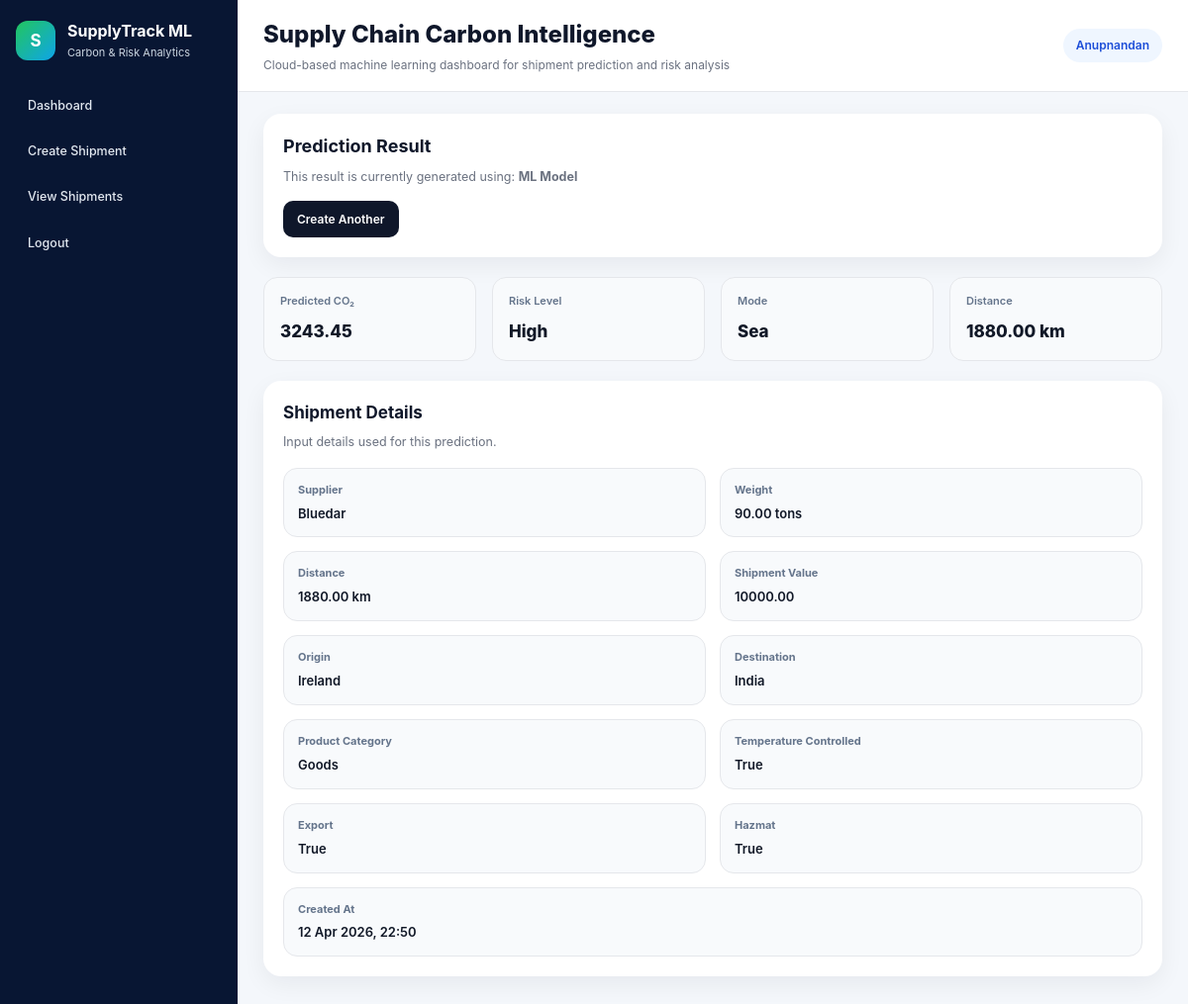
Screenshot of /predictions/6/ (signed in) with the database file from the repository.
### shipments/models.py (models this page shows, shortened)
class Shipment(models.Model):
    TRANSPORT_MODE_CHOICES = [
        ("road", "Road"),
        ("sea", "Sea"),
        ("rail", "Rail"),
        ("air", "Air"),
    ]
    RISK_LEVEL_CHOICES = [
        ("Low", "Low"),
        ("Medium", "Medium"),
        ("High", "High"),
    ]
    supplier_name = models.CharField(max_length=150)
    transport_mode = models.CharField(max_length=20, choices=TRANSPORT_MODE_CHOICES)
    weight_tons = models.DecimalField(max_digits=10, decimal_places=2)
    distance_km = models.DecimalField(max_digits=10, decimal_places=2)
    shipment_value = models.DecimalField(max_digits=12, decimal_places=2, default=10000.00)
    origin_region = models.CharField(max_length=100)
    destination_region = models.CharField(max_length=100)
    product_category = models.CharField(max_length=100, blank=True)
    is_temp_controlled = models.BooleanField(default=False)
    is_export = models.BooleanField(default=False)
    is_hazmat = models.BooleanField(default=False)
    predicted_co2 = models.DecimalField(max_digits=12, decimal_places=2, null=True, blank=True)
    risk_level = models.CharField(max_length=20, choices=RISK_LEVEL_CHOICES, blank=True)
    created_by = models.ForeignKey(
        settings.AUTH_USER_MODEL,
        on_delete=models.CASCADE,
        related_name="shipments",
    )
    created_at = models.DateTimeField(auto_now_add=True)
    class Meta:
        ordering = ["-created_at"]

### predictions/views.py (the view)
# urls.py: path("<int:shipment_id>/", prediction_result, name="prediction_result"),
@login_required
def prediction_result(request, shipment_id):
    if request.user.is_staff:
        shipment = get_object_or_404(Shipment, id=shipment_id)
    else:
        shipment = get_object_or_404(
            Shipment,
            id=shipment_id,
            created_by=request.user,
        )
    prediction_source = request.session.get("prediction_source", "ML Model")
    return render(
        request,
        "predictions/prediction_result.html",
        {
            "shipment": shipment,
            "prediction_source": prediction_source,
        },
    )

### templates/predictions/prediction_result.html (shortened to what this page needs)
{% extends "base.html" %}
{% block content %}
<section class="hero-card compact-hero">
    <div>
        <h2>Prediction Result</h2>
        <p>
            This result is currently generated using:
            <strong>{{ prediction_source }}</strong>
        </p>
    </div>
    <div class="hero-actions">
        <a href="{% url 'create_shipment' %}" class="primary-btn">Create Another</a>
    </div>
</section>
<section class="kpi-grid compact-grid">
    <div class="kpi-card compact-kpi">
        <span class="kpi-label">Predicted CO₂</span>
        <h3 class="kpi-value">{{ shipment.predicted_co2 }}</h3>
    </div>
    <div class="kpi-card compact-kpi">
        <span class="kpi-label">Risk Level</span>
        <h3 class="kpi-value">{{ shipment.risk_level }}</h3>
    </div>
    <div class="kpi-card compact-kpi">
        <span class="kpi-label">Mode</span>
        <h3 class="kpi-value">{{ shipment.get_transport_mode_display }}</h3>
    </div>
    <div class="kpi-card compact-kpi">
        <span class="kpi-label">Distance</span>
        <h3 class="kpi-value">{{ shipment.distance_km }} km</h3>
    </div>
</section>
<section class="content-card compact-card">
    <div class="section-header compact-header">
        <h2>Shipment Details</h2>
        <p>Input details used for this prediction.</p>
    </div>
    <div class="details-grid">
        <div class="detail-item">
            <span class="detail-label">Supplier</span>
            <span class="detail-value">{{ shipment.supplier_name }}</span>
        </div>
        <div class="detail-item">
            <span class="detail-label">Weight</span>
            <span class="detail-value">{{ shipment.weight_tons }} tons</span>
        </div>
        <div class="detail-item">
            <span class="detail-label">Distance</span>
            <span class="detail-value">{{ shipment.distance_km }} km</span>
        </div>
        <div class="detail-item">
            <span class="detail-label">Shipment Value</span>
            <span class="detail-value">{{ shipment.shipment_value }}</span>
        </div>
        <div class="detail-item">
            <span class="detail-label">Origin</span>
            <span class="detail-value">{{ shipment.origin_region }}</span>
        </div>
        <div class="detail-item">
            <span class="detail-label">Destination</span>
            <span class="detail-value">{{ shipment.destination_region }}</span>
        </div>
        <div class="detail-item">
            <span class="detail-label">Product Category</span>
            <span class="detail-value">{{ shipment.product_category|default:"N/A" }}</span>
        </div>
        <div class="detail-item">
            <span class="detail-label">Temperature Controlled</span>
            <span class="detail-value">{{ shipment.is_temp_controlled }}</span>
        </div>
        <div class="detail-item">
            <span class="detail-label">Export</span>
            <span class="detail-value">{{ shipment.is_export }}</span>
        </div>
        <div class="detail-item">
            <span class="detail-label">Hazmat</span>
            <span class="detail-value">{{ shipment.is_hazmat }}</span>
        </div>
        <div class="detail-item detail-item-wide">
            <span class="detail-label">Created At</span>
            <span class="detail-value">{{ shipment.created_at|date:"d M Y, H:i" }}</span>
        </div>
    </div>
</section>
{% endblock %}

### templates/base.html (shortened to what this page needs)
{% load static %}
<!DOCTYPE html>
<html lang="en">
<head>
    <link rel="stylesheet" href="{% static 'css/style.css' %}">
</head>
<body>
    <div class="app-shell">
        {% if user.is_authenticated %}
        <aside class="sidebar">
            <div class="sidebar-brand">
                <div class="brand-icon">S</div>
                <div>
                    <h2>SupplyTrack ML</h2>
                    <p>Carbon & Risk Analytics</p>
                </div>
            </div>
            <nav class="sidebar-nav">
                <a href="{% url 'dashboard_home' %}" class="nav-link">Dashboard</a>
                <a href="{% url 'create_shipment' %}" class="nav-link">Create Shipment</a>
                <a href="{% url 'shipment_list' %}" class="nav-link">View Shipments</a>
                <a href="{% url 'logout' %}" class="nav-link">Logout</a>
            </nav>
        </aside>
        {% endif %}
        <div class="main-panel">
            <header class="topbar">
                <div>
                    <h1 class="topbar-title">Supply Chain Carbon Intelligence</h1>
                    <p class="topbar-subtitle">Cloud-based machine learning dashboard for shipment prediction and risk analysis</p>
                </div>
                {% if user.is_authenticated %}
                <div class="topbar-user">
                    <span>{{ user.username }}</span>
                </div>
                {% else %}
                <div class="topbar-user">
                    <a href="{% url 'login' %}" class="table-link" style="margin-right: 10px;">Login</a>
                    <a href="{% url 'register' %}" class="table-link">Register</a>
                </div>
                {% endif %}
            </header>
            <main class="page-content">
                {% block content %}{% endblock %}
            </main>
        </div>
    </div>
</body>
</html>

### static/css/style.css (style rules this page uses)
* { box-sizing: border-box; }
body { margin: 0; font-family: Inter, Arial, sans-serif; background: #f4f7fb; color: #1f2937; font-size: 13px; line-height: 1.45; }
a { text-decoration: none; }
.app-shell { display: flex; min-height: 100vh; }
.sidebar { width: 240px; background: #081633; color: white; padding: 20px 16px; display: flex; flex-direction: column; }
.sidebar-brand { display: flex; align-items: center; gap: 12px; margin-bottom: 26px; }
.brand-icon { width: 40px; height: 40px; border-radius: 12px; background: linear-gradient(135deg, #22c55e, #0ea5e9); color: white; display: flex; align-items: center; justify-content: center; font-weight: 700; font-size: 17px; }
.sidebar-brand h2 { margin: 0; font-size: 16px; font-weight: 700; }
.sidebar-brand p { margin: 3px 0 0; font-size: 11px; color: #cbd5e1; }
.sidebar-nav { display: flex; flex-direction: column; gap: 8px; }
.nav-link { display: block; padding: 10px 12px; border-radius: 10px; color: #e2e8f0; font-size: 12.5px; font-weight: 500; transition: 0.2s ease; }
.main-panel { flex: 1; display: flex; flex-direction: column; }
.topbar { background: white; border-bottom: 1px solid #e5e7eb; padding: 18px 26px; display: flex; justify-content: space-between; align-items: center; }
.topbar-title { margin: 0; font-size: 24px; font-weight: 800; color: #0f172a; }
.topbar-subtitle { margin: 4px 0 0; color: #6b7280; font-size: 12px; }
.topbar-user { background: #eff6ff; color: #1d4ed8; border-radius: 999px; padding: 8px 13px; font-weight: 600; font-size: 12px; }
.page-content { padding: 22px 26px; }
.hero-card, .content-card, .card { background: white; border-radius: 18px; padding: 22px; box-shadow: 0 8px 24px rgba(15, 23, 42, 0.06); margin-bottom: 20px; }
.compact-hero, .compact-card { padding: 20px; }
.hero-card h2, .content-card h2, .card h2 { margin: 0 0 8px; font-size: 18px; color: #0f172a; }
.hero-card p, .content-card p, .card p { margin: 0; color: #6b7280; font-size: 12.5px; line-height: 1.55; }
.section-header { margin-bottom: 16px; }
.compact-header h2 { font-size: 17px; }
.kpi-grid, .metrics-grid, .action-grid, .grid { display: grid; gap: 16px; }
.kpi-grid, .grid { grid-template-columns: repeat(4, minmax(0, 1fr)); }
.compact-grid { margin-bottom: 20px; }
.kpi-card, .metric-card, .action-card, .kpi { background: #f8fafc; border: 1px solid #e5e7eb; border-radius: 14px; padding: 18px; transition: 0.2s ease; }
.compact-kpi { padding: 16px; }
.kpi-label, .metric-label { display: block; font-size: 11px; font-weight: 600; color: #64748b; margin-bottom: 10px; }
.kpi-value, .metric-value, .kpi p { margin: 0; font-size: 17px; font-weight: 800; color: #111827; }
.hero-actions { margin-top: 14px; }
.primary-btn { display: inline-block; background: #0f172a; color: white; border: none; padding: 10px 14px; border-radius: 10px; font-size: 12px; font-weight: 600; transition: 0.2s ease; }
.details-grid { display: grid; grid-template-columns: repeat(2, minmax(0, 1fr)); gap: 14px; }
.detail-item { background: #f8fafc; border: 1px solid #e5e7eb; border-radius: 14px; padding: 14px; display: flex; flex-direction: column; gap: 6px; }
.detail-item-wide { grid-column: span 2; }
.detail-label { font-size: 11px; font-weight: 700; color: #64748b; }
.detail-value { font-size: 13px; font-weight: 600; color: #111827; }

### rows the page displays
Shipment: predicted_co2 "3243.45", risk_level "High", transport_mode "Sea", distance_km "1880.00", supplier_name "Bluedar", weight_tons "90.00", shipment_value "10000.00", origin_region "Ireland", destination_region "India", product_category "Goods", is_temp_controlled "True", is_export "True", is_hazmat "True", created_at "12 Apr 2026, 22:50"

### other values shown
{{ user.username }} "Anupnandan"
{{ prediction_source }} "ML Model"
